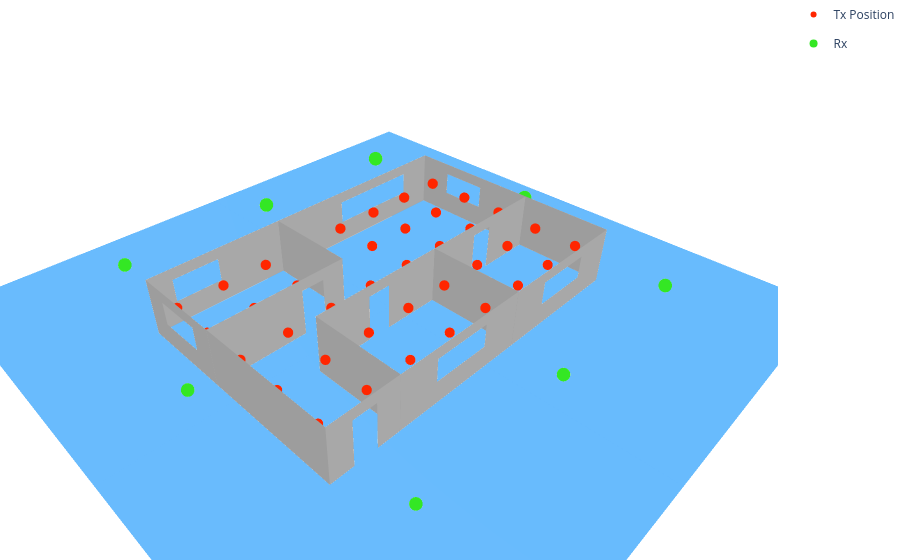

This figure's notebook cell:
### Code cell
import mitsuba as mi
import numpy as np
import plotly.graph_objects as go

# Create the figure
fig = go.Figure()

# --- STEP 1: Plot the Walls / Buildings ---
params = mi.traverse(scene._scene)
for key in params.keys():
    if key.endswith('.vertex_positions'):
        mesh_name = key.split('.')[0]
        v_flat = params[key].numpy()
        vertices = v_flat.reshape(-1, 3)
        
        f_key = f"{mesh_name}.faces"
        if f_key in params:
            f_flat = params[f_key].numpy()
            faces = f_flat.reshape(-1, 3)
            
            if mesh_name == "elm__7":  # Ground plane
                fig.add_trace(go.Mesh3d(
                    x=vertices[:, 0], y=vertices[:, 1], z=vertices[:, 2],
                    i=faces[:, 0], j=faces[:, 1], k=faces[:, 2],
                    name='Ground',
                    opacity=0.8,            
                    color="#41A8FC", 
                    flatshading=True,
                    hoverinfo='name'
                ))
            else:  # Other walls/buildings
                fig.add_trace(go.Mesh3d(
                    x=vertices[:, 0], y=vertices[:, 1], z=vertices[:, 2],
                    i=faces[:, 0], j=faces[:, 1], k=faces[:, 2],
                    name=mesh_name.replace('mesh-', ''),
                    opacity=1,            
                    color="#C4C4C4", 
                    flatshading=True,
                    hoverinfo='name'
                ))

# --- STEP 2 & 3: Antennas and Multi-Receiver Rays ---
path_vertices = paths.vertices.numpy()
is_valid = paths.valid.numpy()
interactions = paths.interactions.numpy()

tx_list = list(scene.transmitters.values())
rx_list = list(scene.receivers.values())

tx_coords = [tx.position.numpy().flatten() for tx in tx_list]
rx_coords = [rx.position.numpy().flatten() for rx in rx_list]

TX_positions = np.zeros((8, 5, 3))
x_axis = np.linspace(-7, 7, 8)
y_axis = np.linspace(-4, 4, 5)
x_axis, y_axis = np.meshgrid(x_axis, y_axis, indexing='ij')
TX_positions[:, :, 0] = x_axis
TX_positions[:, :, 1] = y_axis
TX_positions[:, :, 2] = 1.5

for i, tx_position in enumerate(TX_positions.reshape(-1, 3)):
    fig.add_trace(go.Scatter3d(
        x=[tx_position[0]], y=[tx_position[1]], z=[tx_position[2]],
        mode='markers', name=f'Tx Position', showlegend=(i == 0),
        marker=dict(size=6, color="#FF2600", symbol='circle')
    ))

# Plot Transmitters
# for t_idx, tx in enumerate(tx_list):
#     fig.add_trace(go.Scatter3d(
#         x=[tx_coords[t_idx][0]], y=[tx_coords[t_idx][1]], z=[tx_coords[t_idx][2]],
#         mode='markers', name=f'Tx',
#         marker=dict(size=8, color="#FF2600", symbol='circle')
#     ))

# Plot Receivers
for r_idx, rx in enumerate(rx_list):
    fig.add_trace(go.Scatter3d(
        x=[rx_coords[r_idx][0]], y=[rx_coords[r_idx][1]], z=[rx_coords[r_idx][2]],
        mode='markers', legendgroup='Rx', name=f'Rx', showlegend=(r_idx == 0),
        marker=dict(size=8, color="#34E724", symbol='circle')
    ))

# 2. Force the arrays into the exact dimensions we need
num_rx = len(rx_list)
num_tx = len(tx_list)
num_paths = is_valid.shape[-1]         
max_depth = interactions.shape[0]      

v_sq = np.zeros((num_rx, num_tx, num_paths, max_depth, 3))
val_sq = np.zeros((num_rx, num_tx, num_paths))
int_sq = np.zeros((num_rx, num_tx, num_paths, max_depth))

for r in range(num_rx):
    for t in range(num_tx):
        for p in range(num_paths):
            v_sq[r, t, p] = path_vertices[:, r, t, p, :]
            val_sq[r, t, p] = is_valid[r, t, p]
            int_sq[r, t, p] = interactions[:, r, t, p]

# --- Setup for Colors and Legends ---
rx_colors = ['rgb(255, 215, 0)',   # Gold
             'rgb(0, 255, 255)',   # Cyan
             'rgb(255, 105, 180)', # Hot Pink
             "#40FF40",   # Lime Green
             'rgb(147, 112, 219)'] # Purple

legend_added = {r: False for r in range(num_rx)}

# 3. Iterate through the grid and pair every ray to its correct Rx and Tx
for r in range(0, 0):
    current_rx_pos = rx_coords[r] 
    
    for t in range(num_tx):
        current_tx_pos = tx_coords[t] 
        
        for p in range(num_paths):
            if val_sq[r, t, p]: 
                ray_bounces = v_sq[r, t, p]
                interacts = int_sq[r, t, p]
                
                num_bounces = np.sum(interacts != 0)
                valid_bounces = ray_bounces[:num_bounces]
                full_path = np.vstack([current_tx_pos, valid_bounces, current_rx_pos])

                color = rx_colors[r % len(rx_colors)]
                show_leg = not legend_added[r]
                if show_leg:
                    legend_added[r] = True

                fig.add_trace(go.Scatter3d(
                    x=full_path[:, 0], y=full_path[:, 1], z=full_path[:, 2],
                    mode='lines',
                    name=f'Rays to Rx{r+1}',      
                    legendgroup=f'Rx_{r+1}',       
                    showlegend=show_leg,         
                    line=dict(color=color, width=2.5),
                    hoverinfo='name' 
                ))

# --- STEP 4: Minimalist White Layout & Export ---
fig.update_layout(
    paper_bgcolor='white', # Sets the canvas background to white
    plot_bgcolor='white',  # Sets the plotting area to white
    scene=dict(
        aspectmode='data', 
        
        # Completely strips grids, backgrounds, titles, and numbers from all axes
        xaxis=dict(showgrid=False, showbackground=False, showticklabels=False, title=''),
        yaxis=dict(showgrid=False, showbackground=False, showticklabels=False, title=''),
        zaxis=dict(showgrid=False, showbackground=False, showticklabels=False, title='')
    ),
    margin=dict(l=0, r=0, b=0, t=0),
    showlegend=True
)

# Show the interactive plot in the notebook
fig.show()

### Figure 1 — Plotly figure (JSON) as saved in the notebook; plotly's stock layout.template omitted (floating-point values rounded to 4 significant figures)
{"data": [{"color": "#41A8FC", "flatshading": true, "hoverinfo": "name", "i": [0, 0], "j": [1, 2], "k": [2, 3], "name": "Ground", "opacity": 0.8, "type": "mesh3d", "x": [-12.5, 12.5, 12.5, -12.5], "y": [-12.5, -12.5, 12.5, 12.5], "z": [0.0, 0.0, 0.0, 0.0]}, {"color": "#C4C4C4", "flatshading": true, "hoverinfo": "name", "i": [0, 3, 3, 0, 0, 7, 10, 10, 7, 13, 15, 12, 16, 12, 12, 13, 3, 14, 3, 17, 19, 21, 21, 17, 21, 23, 23, 25, 27, 27, 25, 31, 25, 34, 36, 31, 31, 29, 29, 34, 34, 37, 39, 41, 41, 37, 41, 43, 43, 45, 45, 49, 52, 52, 56, 57, 59, 51, 60, 51, 51, 61, 61, 65, 65, 69, 72, 72, 69, 72, 76], "j": [1, 4, 5, 2, 3, 8, 6, 5, 9, 14, 7, 10, 13, 11, 16, 4, 9, 13, 8, 18, 20, 22, 23, 19, 24, 22, 19, 26, 28, 29, 27, 32, 30, 35, 25, 33, 34, 28, 33, 27, 26, 38, 40, 42, 43, 39, 44, 42, 39, 46, 47, 50, 53, 54, 49, 58, 56, 52, 57, 55, 60, 62, 63, 66, 67, 70, 73, 74, 71, 75, 72], "k": [2, 5, 6, 3, 6, 9, 5, 11, 12, 15, 12, 11, 15, 16, 15, 3, 8, 3, 14, 19, 21, 23, 24, 21, 17, 19, 18, 27, 29, 30, 30, 33, 31, 36, 31, 34, 36, 33, 32, 26, 35, 39, 41, 43, 44, 41, 37, 39, 38, 47, 48, 51, 54, 55, 51, 59, 51, 55, 59, 60, 59, 63, 64, 67, 68, 71, 74, 75, 76, 69, 69], "name": "no-name-13", "opacity": 1, "type": "mesh3d", "x": [6.5, 6.5, 7.5, 7.5, 2.75, 2.75, 5.5, -5.75, -5.75, -7.5, 5.5, 2.75, -7.5, 0.25, -3.25, -3.25, 0.25, 7.5, 7.5, 7.5, 7.5, 7.5, 7.5, 7.5, 7.5, 4.5, 6.5, 7.5, -7.5, -6.0, -2.0, -2.0, -6.0, -7.5, 7.5, 6.5, 4.5, -7.5, -7.5, -7.5, -7.5, -7.5, -7.5, -7.5, -7.5, 4.5, 4.5, 4.5, 4.5, 2.0, 4.5, 4.5, -7.5, -7.5, -5.0, -5.0, 2.0, -4.0, 1.0, 1.0, -4.0, -1.5, -1.5, -1.5, -1.5, 1.5, 1.5, 1.5, 1.5, 3.5, 3.5, 7.5, 1.5, 1.5, 2.5, 2.5, 7.5], "y": [5.0, 5.0, 5.0, 5.0, 5.0, 5.0, 5.0, 5.0, 5.0, 5.0, 5.0, 5.0, 5.0, 5.0, 5.0, 5.0, 5.0, -2.0, -4.0, -5.0, 5.0, 5.0, -5.0, -4.0, -2.0, -5.0, -5.0, -5.0, -5.0, -5.0, -5.0, -5.0, -5.0, -5.0, -5.0, -5.0, -5.0, -1.5, -3.5, -5.0, 5.0, 5.0, -5.0, -3.5, -1.5, 1.0, 5.0, 5.0, 1.0, 1.0, 1.0, 1.0, 1.0, 1.0, 1.0, 1.0, 1.0, 1.0, 1.0, 1.0, 1.0, 1.0, 5.0, 5.0, 1.0, -5.0, -1.0, -1.0, -5.0, -1.0, -1.0, -1.0, -1.0, -1.0, -1.0, -1.0, -1.0], "z": [2.0, 0.0, 0.0, 2.5, 2.0, 1.708, 2.0, 1.0, 2.0, 2.5, 0.0, 1.0, 0.0, 2.0, 2.0, 1.0, 1.0, 1.0, 1.0, 0.0, 0.0, 2.5, 2.5, 2.0, 2.0, 2.0, 2.0, 2.5, 2.5, 2.0, 2.0, 1.0, 1.0, 0.0, 0.0, 1.0, 1.0, 1.0, 1.0, 0.0, 0.0, 2.5, 2.5, 2.0, 2.0, 0.0, 0.0, 2.5, 2.5, 0.0, 0.0, 2.5, 2.5, 0.0, 0.0, 2.0, 2.0, 0.0, 0.0, 2.0, 2.0, 0.0, 0.0, 2.5, 2.5, 0.0, 0.0, 2.5, 2.5, 2.0, 0.0, 0.0, 2.5, 0.0, 0.0, 2.0, 2.5]}, {"marker": {"color": "#FF2600", "size": 6, "symbol": "circle"}, "mode": "markers", "name": "Tx Position", "showlegend": true, "type": "scatter3d", "x": [-7], "y": [-4], "z": [1.5]}, {"marker": {"color": "#FF2600", "size": 6, "symbol": "circle"}, "mode": "markers", "name": "Tx Position", "showlegend": false, "type": "scatter3d", "x": [-7], "y": [-2], "z": [1.5]}, {"marker": {"color": "#FF2600", "size": 6, "symbol": "circle"}, "mode": "markers", "name": "Tx Position", "showlegend": false, "type": "scatter3d", "x": [-7], "y": [0], "z": [1.5]}, {"marker": {"color": "#FF2600", "size": 6, "symbol": "circle"}, "mode": "markers", "name": "Tx Position", "showlegend": false, "type": "scatter3d", "x": [-7], "y": [2], "z": [1.5]}, {"marker": {"color": "#FF2600", "size": 6, "symbol": "circle"}, "mode": "markers", "name": "Tx Position", "showlegend": false, "type": "scatter3d", "x": [-7], "y": [4], "z": [1.5]}, {"marker": {"color": "#FF2600", "size": 6, "symbol": "circle"}, "mode": "markers", "name": "Tx Position", "showlegend": false, "type": "scatter3d", "x": [-5], "y": [-4], "z": [1.5]}, {"marker": {"color": "#FF2600", "size": 6, "symbol": "circle"}, "mode": "markers", "name": "Tx Position", "showlegend": false, "type": "scatter3d", "x": [-5], "y": [-2], "z": [1.5]}, {"marker": {"color": "#FF2600", "size": 6, "symbol": "circle"}, "mode": "markers", "name": "Tx Position", "showlegend": false, "type": "scatter3d", "x": [-5], "y": [0], "z": [1.5]}, {"marker": {"color": "#FF2600", "size": 6, "symbol": "circle"}, "mode": "markers", "name": "Tx Position", "showlegend": false, "type": "scatter3d", "x": [-5], "y": [2], "z": [1.5]}, {"marker": {"color": "#FF2600", "size": 6, "symbol": "circle"}, "mode": "markers", "name": "Tx Position", "showlegend": false, "type": "scatter3d", "x": [-5], "y": [4], "z": [1.5]}, {"marker": {"color": "#FF2600", "size": 6, "symbol": "circle"}, "mode": "markers", "name": "Tx Position", "showlegend": false, "type": "scatter3d", "x": [-3], "y": [-4], "z": [1.5]}, {"marker": {"color": "#FF2600", "size": 6, "symbol": "circle"}, "mode": "markers", "name": "Tx Position", "showlegend": false, "type": "scatter3d", "x": [-3], "y": [-2], "z": [1.5]}, {"marker": {"color": "#FF2600", "size": 6, "symbol": "circle"}, "mode": "markers", "name": "Tx Position", "showlegend": false, "type": "scatter3d", "x": [-3], "y": [0], "z": [1.5]}, {"marker": {"color": "#FF2600", "size": 6, "symbol": "circle"}, "mode": "markers", "name": "Tx Position", "showlegend": false, "type": "scatter3d", "x": [-3], "y": [2], "z": [1.5]}, {"marker": {"color": "#FF2600", "size": 6, "symbol": "circle"}, "mode": "markers", "name": "Tx Position", "showlegend": false, "type": "scatter3d", "x": [-3], "y": [4], "z": [1.5]}, {"marker": {"color": "#FF2600", "size": 6, "symbol": "circle"}, "mode": "markers", "name": "Tx Position", "showlegend": false, "type": "scatter3d", "x": [-1], "y": [-4], "z": [1.5]}, {"marker": {"color": "#FF2600", "size": 6, "symbol": "circle"}, "mode": "markers", "name": "Tx Position", "showlegend": false, "type": "scatter3d", "x": [-1], "y": [-2], "z": [1.5]}, {"marker": {"color": "#FF2600", "size": 6, "symbol": "circle"}, "mode": "markers", "name": "Tx Position", "showlegend": false, "type": "scatter3d", "x": [-1], "y": [0], "z": [1.5]}, {"marker": {"color": "#FF2600", "size": 6, "symbol": "circle"}, "mode": "markers", "name": "Tx Position", "showlegend": false, "type": "scatter3d", "x": [-1], "y": [2], "z": [1.5]}, {"marker": {"color": "#FF2600", "size": 6, "symbol": "circle"}, "mode": "markers", "name": "Tx Position", "showlegend": false, "type": "scatter3d", "x": [-1], "y": [4], "z": [1.5]}, {"marker": {"color": "#FF2600", "size": 6, "symbol": "circle"}, "mode": "markers", "name": "Tx Position", "showlegend": false, "type": "scatter3d", "x": [1], "y": [-4], "z": [1.5]}, {"marker": {"color": "#FF2600", "size": 6, "symbol": "circle"}, "mode": "markers", "name": "Tx Position", "showlegend": false, "type": "scatter3d", "x": [1], "y": [-2], "z": [1.5]}, {"marker": {"color": "#FF2600", "size": 6, "symbol": "circle"}, "mode": "markers", "name": "Tx Position", "showlegend": false, "type": "scatter3d", "x": [1], "y": [0], "z": [1.5]}, {"marker": {"color": "#FF2600", "size": 6, "symbol": "circle"}, "mode": "markers", "name": "Tx Position", "showlegend": false, "type": "scatter3d", "x": [1], "y": [2], "z": [1.5]}, {"marker": {"color": "#FF2600", "size": 6, "symbol": "circle"}, "mode": "markers", "name": "Tx Position", "showlegend": false, "type": "scatter3d", "x": [1], "y": [4], "z": [1.5]}, {"marker": {"color": "#FF2600", "size": 6, "symbol": "circle"}, "mode": "markers", "name": "Tx Position", "showlegend": false, "type": "scatter3d", "x": [3], "y": [-4], "z": [1.5]}, {"marker": {"color": "#FF2600", "size": 6, "symbol": "circle"}, "mode": "markers", "name": "Tx Position", "showlegend": false, "type": "scatter3d", "x": [3], "y": [-2], "z": [1.5]}, {"marker": {"color": "#FF2600", "size": 6, "symbol": "circle"}, "mode": "markers", "name": "Tx Position", "showlegend": false, "type": "scatter3d", "x": [3], "y": [0], "z": [1.5]}, {"marker": {"color": "#FF2600", "size": 6, "symbol": "circle"}, "mode": "markers", "name": "Tx Position", "showlegend": false, "type": "scatter3d", "x": [3], "y": [2], "z": [1.5]}, {"marker": {"color": "#FF2600", "size": 6, "symbol": "circle"}, "mode": "markers", "name": "Tx Position", "showlegend": false, "type": "scatter3d", "x": [3], "y": [4], "z": [1.5]}, {"marker": {"color": "#FF2600", "size": 6, "symbol": "circle"}, "mode": "markers", "name": "Tx Position", "showlegend": false, "type": "scatter3d", "x": [5], "y": [-4], "z": [1.5]}, {"marker": {"color": "#FF2600", "size": 6, "symbol": "circle"}, "mode": "markers", "name": "Tx Position", "showlegend": false, "type": "scatter3d", "x": [5], "y": [-2], "z": [1.5]}, {"marker": {"color": "#FF2600", "size": 6, "symbol": "circle"}, "mode": "markers", "name": "Tx Position", "showlegend": false, "type": "scatter3d", "x": [5], "y": [0], "z": [1.5]}, {"marker": {"color": "#FF2600", "size": 6, "symbol": "circle"}, "mode": "markers", "name": "Tx Position", "showlegend": false, "type": "scatter3d", "x": [5], "y": [2], "z": [1.5]}, {"marker": {"color": "#FF2600", "size": 6, "symbol": "circle"}, "mode": "markers", "name": "Tx Position", "showlegend": false, "type": "scatter3d", "x": [5], "y": [4], "z": [1.5]}, {"marker": {"color": "#FF2600", "size": 6, "symbol": "circle"}, "mode": "markers", "name": "Tx Position", "showlegend": false, "type": "scatter3d", "x": [7], "y": [-4], "z": [1.5]}, {"marker": {"color": "#FF2600", "size": 6, "symbol": "circle"}, "mode": "markers", "name": "Tx Position", "showlegend": false, "type": "scatter3d", "x": [7], "y": [-2], "z": [1.5]}, {"marker": {"color": "#FF2600", "size": 6, "symbol": "circle"}, "mode": "markers", "name": "Tx Position", "showlegend": false, "type": "scatter3d", "x": [7], "y": [0], "z": [1.5]}, {"marker": {"color": "#FF2600", "size": 6, "symbol": "circle"}, "mode": "markers", "name": "Tx Position", "showlegend": false, "type": "scatter3d", "x": [7], "y": [2], "z": [1.5]}, {"marker": {"color": "#FF2600", "size": 6, "symbol": "circle"}, "mode": "markers", "name": "Tx Position", "showlegend": false, "type": "scatter3d", "x": [7], "y": [4], "z": [1.5]}, {"legendgroup": "Rx", "marker": {"color": "#34E724", "size": 8, "symbol": "circle"}, "mode": "markers", "name": "Rx", "showlegend": true, "type": "scatter3d", "x": [-7], "y": [8], "z": [1.5]}, {"legendgroup": "Rx", "marker": {"color": "#34E724", "size": 8, "symbol": "circle"}, "mode": "markers", "name": "Rx", "showlegend": false, "type": "scatter3d", "x": [0], "y": [8], "z": [1.5]}, {"legendgroup": "Rx", "marker": {"color": "#34E724", "size": 8, "symbol": "circle"}, "mode": "markers", "name": "Rx", "showlegend": false, "type": "scatter3d", "x": [7], "y": [8], "z": [1.5]}, {"legendgroup": "Rx", "marker": {"color": "#34E724", "size": 8, "symbol": "circle"}, "mode": "markers", "name": "Rx", "showlegend": false, "type": "scatter3d", "x": [9], "y": [0], "z": [1.5]}, {"legendgroup": "Rx", "marker": {"color": "#34E724", "size": 8, "symbol": "circle"}, "mode": "markers", "name": "Rx", "showlegend": false, "type": "scatter3d", "x": [-9], "y": [0], "z": [1.5]}, {"legendgroup": "Rx", "marker": {"color": "#34E724", "size": 8, "symbol": "circle"}, "mode": "markers", "name": "Rx", "showlegend": false, "type": "scatter3d", "x": [-7], "y": [-8], "z": [1.5]}, {"legendgroup": "Rx", "marker": {"color": "#34E724", "size": 8, "symbol": "circle"}, "mode": "markers", "name": "Rx", "showlegend": false, "type": "scatter3d", "x": [0], "y": [-8], "z": [1.5]}, {"legendgroup": "Rx", "marker": {"color": "#34E724", "size": 8, "symbol": "circle"}, "mode": "markers", "name": "Rx", "showlegend": false, "type": "scatter3d", "x": [7], "y": [-8], "z": [1.5]}], "layout": {"margin": {"b": 0, "l": 0, "r": 0, "t": 0}, "paper_bgcolor": "white", "plot_bgcolor": "white", "scene": {"aspectmode": "data", "xaxis": {"showbackground": false, "showgrid": false, "showticklabels": false, "title": {"text": ""}}, "yaxis": {"showbackground": false, "showgrid": false, "showticklabels": false, "title": {"text": ""}}, "zaxis": {"showbackground": false, "showgrid": false, "showticklabels": false, "title": {"text": ""}}}, "showlegend": true}}
